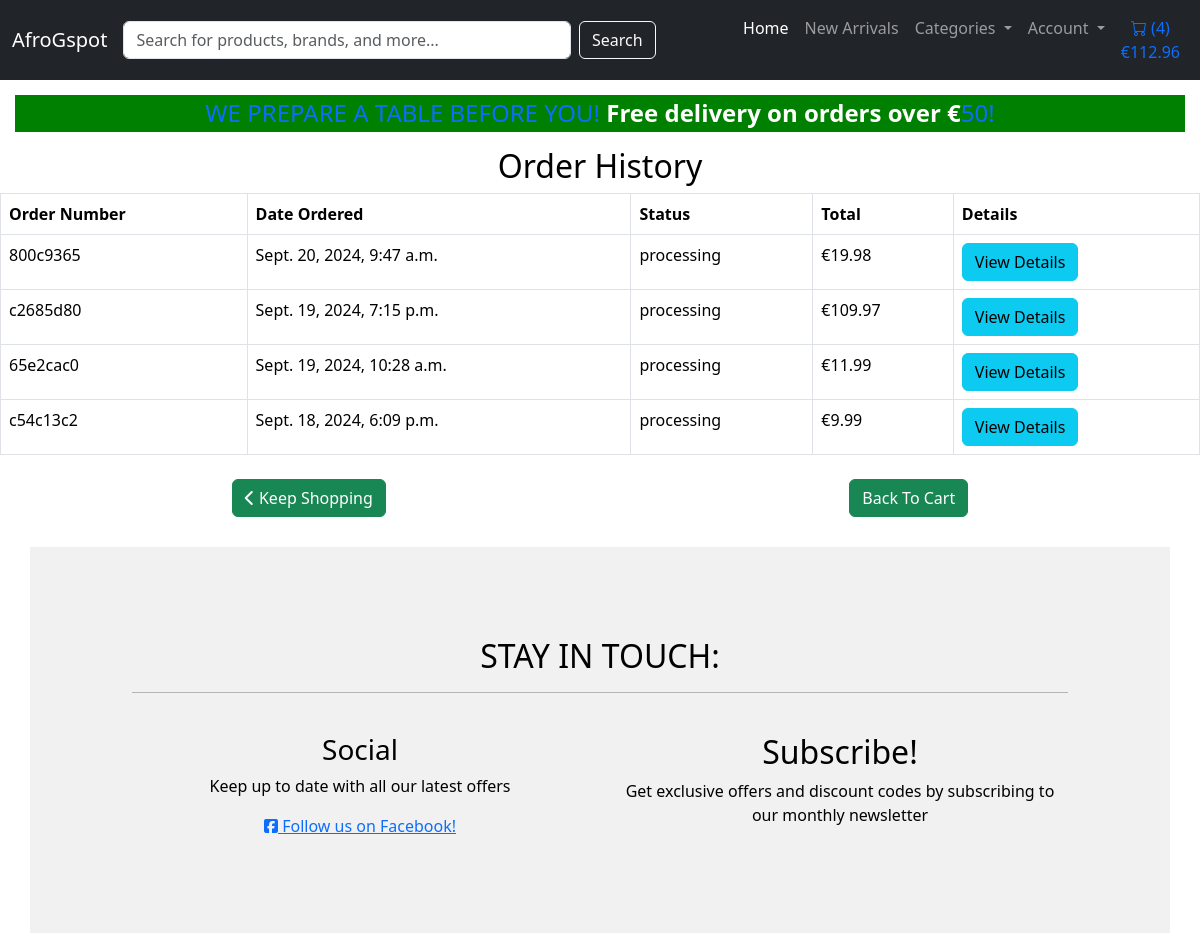
The app's page /checkout/order-history/ (signed in), older data.
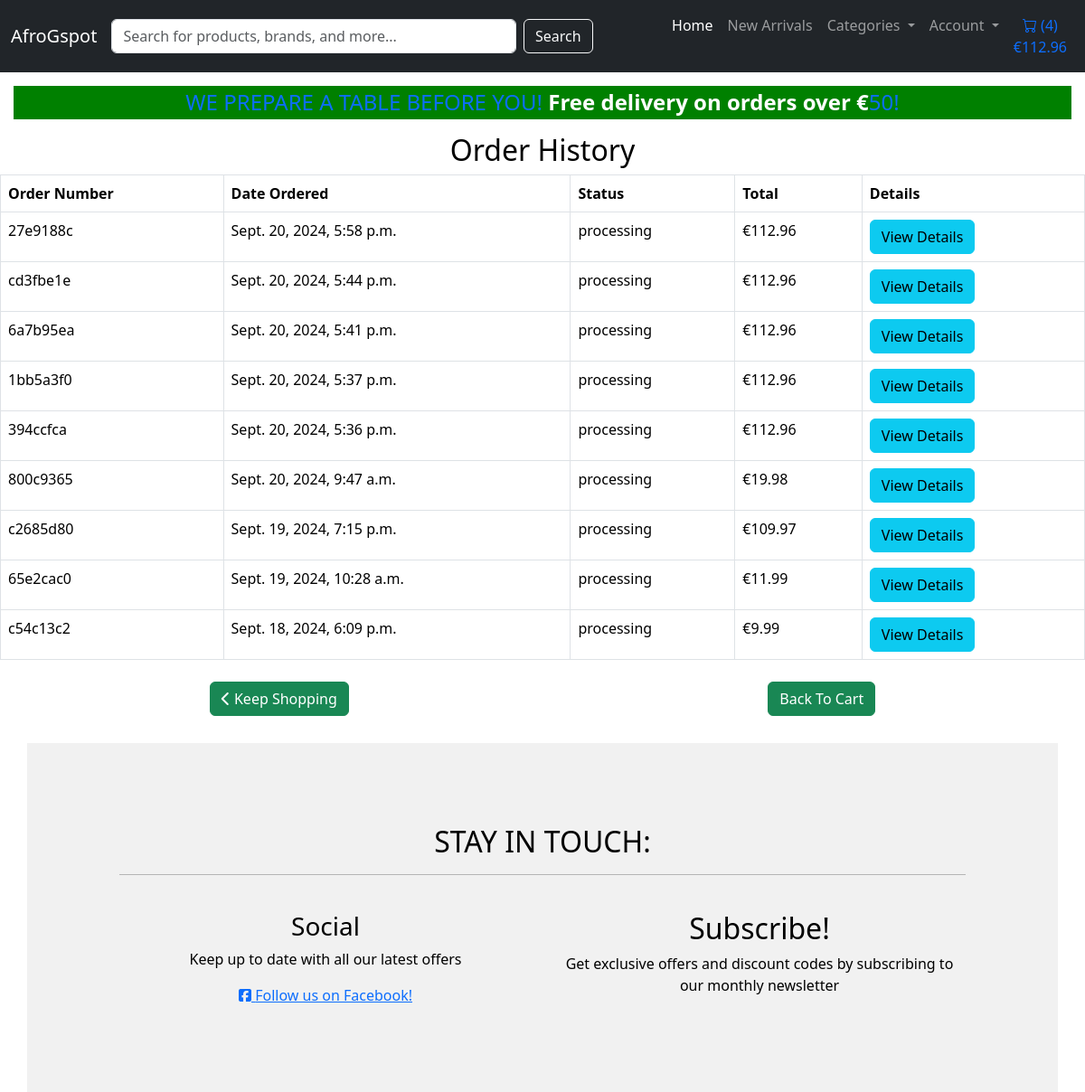
The same page, newer data.
### checkout/models.py (models this page shows, shortened)
class Order(models.Model):
    user = models.ForeignKey(settings.AUTH_USER_MODEL, on_delete=models.SET_NULL, null=True, blank=True)
    profile = models.ForeignKey('profiles.Profile', on_delete=models.SET_NULL, null=True, blank=True, related_name='orders')
    full_name = models.CharField(max_length=100)
    email = models.EmailField()
    phone_number = models.CharField(max_length=15)
    address_line_1 = models.CharField(max_length=255)
    address_line_2 = models.CharField(max_length=255, blank=True, null=True)
    city = models.CharField(max_length=100)
    postal_code = models.CharField(max_length=20, blank=True, null=True)
    country = models.CharField(max_length=50, blank=False, null=False)
    date_ordered = models.DateTimeField(auto_now_add=True)
    order_total = models.DecimalField(max_digits=10, decimal_places=2, default=0.00)
    delivery_cost = models.DecimalField(max_digits=6, decimal_places=2, default=7.00)
    grand_total = models.DecimalField(max_digits=10, decimal_places=2, default=0.00)
    stripe_payment_intent = models.CharField(max_length=200, null=True, blank=True) # Stores Stripe payment intent ID
    order_number = models.CharField(max_length=8, default=generate_short_order_number, null=False, editable=False, unique=True)
    payment_status = models.CharField(max_length=10, choices=[
        ('pending', 'Pending'),
        ('completed', 'Completed'),
        ('failed', 'Failed'),
        ('refunded', 'Refunded')], default='pending')
    order_status = models.CharField(max_length=12, choices=[
        ('processing', 'Processing'),
        ('shipped', 'Shipped'),
        ('delivered', 'Delivered'),
        ('cancelled', 'Cancelled')], default='processing')

### checkout/views.py (the view)
# urls.py: path('order-history/', views.order_history, name='order_history'),
@login_required
def order_history(request):
    orders = Order.objects.filter(user=request.user).order_by('-date_ordered')
    context = {
        'orders': orders,
    }
    return render(request, 'checkout/order_history.html', context)

### checkout/templates/checkout/order_history.html
{% extends 'base.html' %}
{% block content %}
<h2 class="text-center">Order History</h2>
{% if orders %}
<table class="table table-bordered">
    <thead>
        <tr>
            <th>Order Number</th>
            <th>Date Ordered</th>
            <th>Status</th>
            <th>Total</th>
            <th>Details</th>
        </tr>
    </thead>
    <tbody>
        {% for order in orders %}
        <tr>
            <td>{{ order.order_number }}</td>
            <td>{{ order.date_ordered }}</td>
            <td>{{ order.order_status }}</td>
            <td>€{{ order.grand_total }}</td>
            <td>
                <a href="{% url 'order_detail' order.id %}" class="btn btn-info">View Details</a>
            </td>
        </tr>
        {% endfor %}
    </tbody>
</table>
{% else %}
<p class="text-center">You have no past orders.</p>
{% endif %}
<div class="d-flex justify-content-around align-items-center mt-4">
    <a class="btn btn-success" href="{% url 'product_list' %}">
        <i class="fas fa-chevron-left"></i> Keep Shopping
    </a>
    <a class="btn btn-success" href="{% url 'cart_detail' %}">Back To Cart</a>
</div>
{% endblock %}

Row changes from the older to the newer data that the page shows:
added Order: order_number "27e9188c", date_ordered "Sept. 20, 2024, 5:58 p.m.", order_status "processing", grand_total "112.96"
added Order: order_number "cd3fbe1e", date_ordered "Sept. 20, 2024, 5:44 p.m.", order_status "processing", grand_total "112.96"
added Order: order_number "6a7b95ea", date_ordered "Sept. 20, 2024, 5:41 p.m.", order_status "processing", grand_total "112.96"
added Order: order_number "1bb5a3f0", date_ordered "Sept. 20, 2024, 5:37 p.m.", order_status "processing", grand_total "112.96"
added Order: order_number "394ccfca", date_ordered "Sept. 20, 2024, 5:36 p.m.", order_status "processing", grand_total "112.96"
